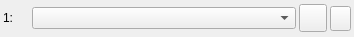
<?xml version="1.0" encoding="UTF-8"?>
<ui version="4.0">
    <class>PrinterWidget</class>
    <widget class="QWidget" name="PrinterWidget">
        <property name="geometry">
            <rect>
                <x>0</x>
                <y>0</y>
                <width>354</width>
                <height>37</height>
            </rect>
        </property>
        <property name="sizePolicy">
            <sizepolicy hsizetype="Expanding" vsizetype="Fixed">
                <horstretch>0</horstretch>
                <verstretch>0</verstretch>
            </sizepolicy>
        </property>
        <property name="minimumSize">
            <size>
                <width>330</width>
                <height>0</height>
            </size>
        </property>
        <property name="contextMenuPolicy">
            <enum>Qt::ActionsContextMenu</enum>
        </property>
        <property name="windowTitle">
            <string>Widget</string>
        </property>
        <property name="autoFillBackground">
            <bool>false</bool>
        </property>
        <layout class="QHBoxLayout" name="horizontalLayout">
            <property name="spacing">
                <number>3</number>
            </property>
            <property name="leftMargin">
                <number>3</number>
            </property>
            <property name="topMargin">
                <number>3</number>
            </property>
            <property name="rightMargin">
                <number>3</number>
            </property>
            <property name="bottomMargin">
                <number>3</number>
            </property>
            <item>
                <widget class="QLabel" name="printerLabel">
                    <property name="enabled">
                        <bool>true</bool>
                    </property>
                    <property name="sizePolicy">
                        <sizepolicy hsizetype="Fixed" vsizetype="Fixed">
                            <horstretch>0</horstretch>
                            <verstretch>0</verstretch>
                        </sizepolicy>
                    </property>
                    <property name="minimumSize">
                        <size>
                            <width>26</width>
                            <height>26</height>
                        </size>
                    </property>
                    <property name="maximumSize">
                        <size>
                            <width>26</width>
                            <height>26</height>
                        </size>
                    </property>
                    <property name="text">
                        <string>1:</string>
                    </property>
                    <property name="scaledContents">
                        <bool>true</bool>
                    </property>
                    <property name="margin">
                        <number>5</number>
                    </property>
                </widget>
            </item>
            <item>
                <widget class="QComboBox" name="atariPrinters">
                    <property name="sizePolicy">
                        <sizepolicy hsizetype="Preferred" vsizetype="Fixed">
                            <horstretch>0</horstretch>
                            <verstretch>0</verstretch>
                        </sizepolicy>
                    </property>
                    <item>
                        <property name="text">
                            <string/>
                        </property>
                    </item>
                </widget>
            </item>
            <item>
                <widget class="QToolButton" name="buttonConnectPrinter">
                    <property name="minimumSize">
                        <size>
                            <width>28</width>
                            <height>28</height>
                        </size>
                    </property>
                    <property name="maximumSize">
                        <size>
                            <width>28</width>
                            <height>28</height>
                        </size>
                    </property>
                    <property name="text">
                        <string/>
                    </property>
                </widget>
            </item>
            <item>
                <widget class="QToolButton" name="buttonDisconnectPrinter">
                    <property name="enabled">
                        <bool>true</bool>
                    </property>
                    <property name="minimumSize">
                        <size>
                            <width>21</width>
                            <height>25</height>
                        </size>
                    </property>
                    <property name="maximumSize">
                        <size>
                            <width>21</width>
                            <height>25</height>
                        </size>
                    </property>
                    <property name="popupMode">
                        <enum>QToolButton::DelayedPopup</enum>
                    </property>
                    <property name="autoRaise">
                        <bool>false</bool>
                    </property>
                </widget>
            </item>
        </layout>
        <action name="actionDisconnectPrinter">
            <property name="enabled">
                <bool>false</bool>
            </property>
            <property name="icon">
                <iconset resource="../resources/icons.qrc">
                    <normaloff>:/icons/silk-icons/icons/control_eject.png</normaloff>
                    :/icons/silk-icons/icons/control_eject.png
                </iconset>
            </property>
            <property name="text">
                <string>Disconnect</string>
            </property>
            <property name="toolTip">
                <string>Disconnect Printer</string>
            </property>
            <property name="statusTip">
                <string>Unmount D%1</string>
            </property>
        </action>
        <action name="actionConnectPrinter">
            <property name="icon">
                <iconset resource="../resources/icons.qrc">
                    <normaloff>:/icons/oxygen-icons/16x16/devices/printer1.png</normaloff>
                    :/icons/oxygen-icons/16x16/devices/printer1.png
                </iconset>
            </property>
            <property name="text">
                <string>Connect</string>
            </property>
            <property name="toolTip">
                <string>Connect Printer</string>
            </property>
        </action>
    </widget>
    <resources>
        <include location="../resources/icons.qrc"/>
    </resources>
    <connections/>
</ui>
